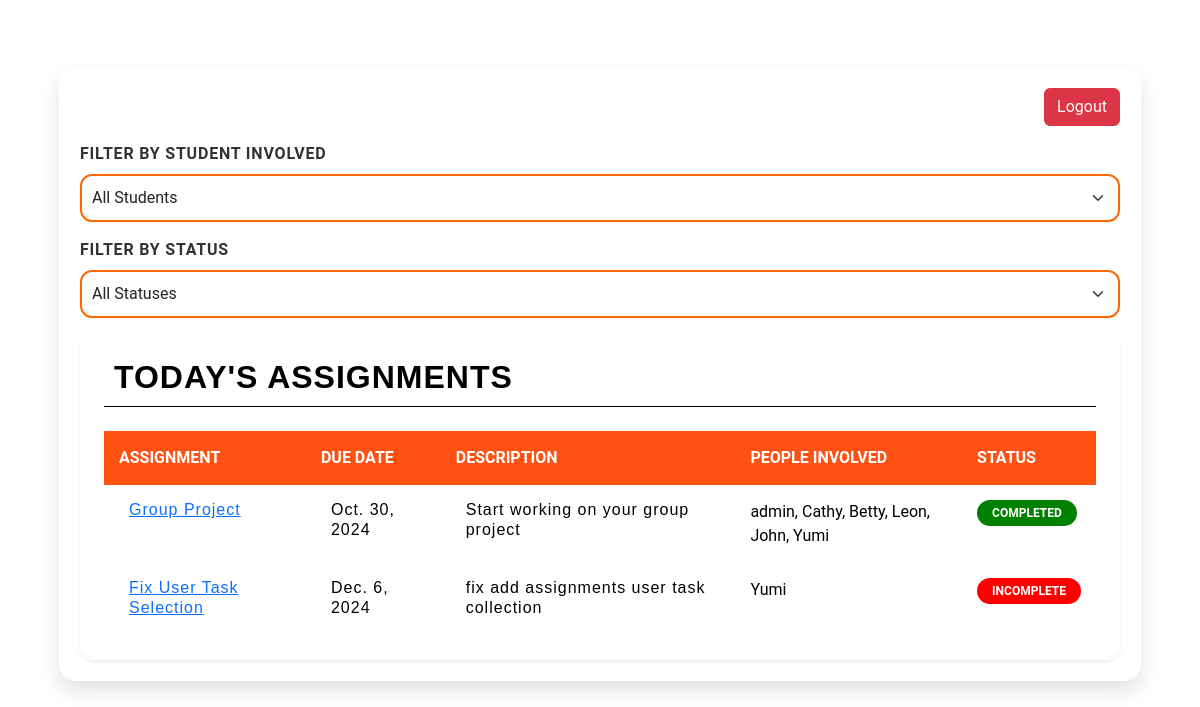
/all_assignments/, run on an earlier commit of the app's database.
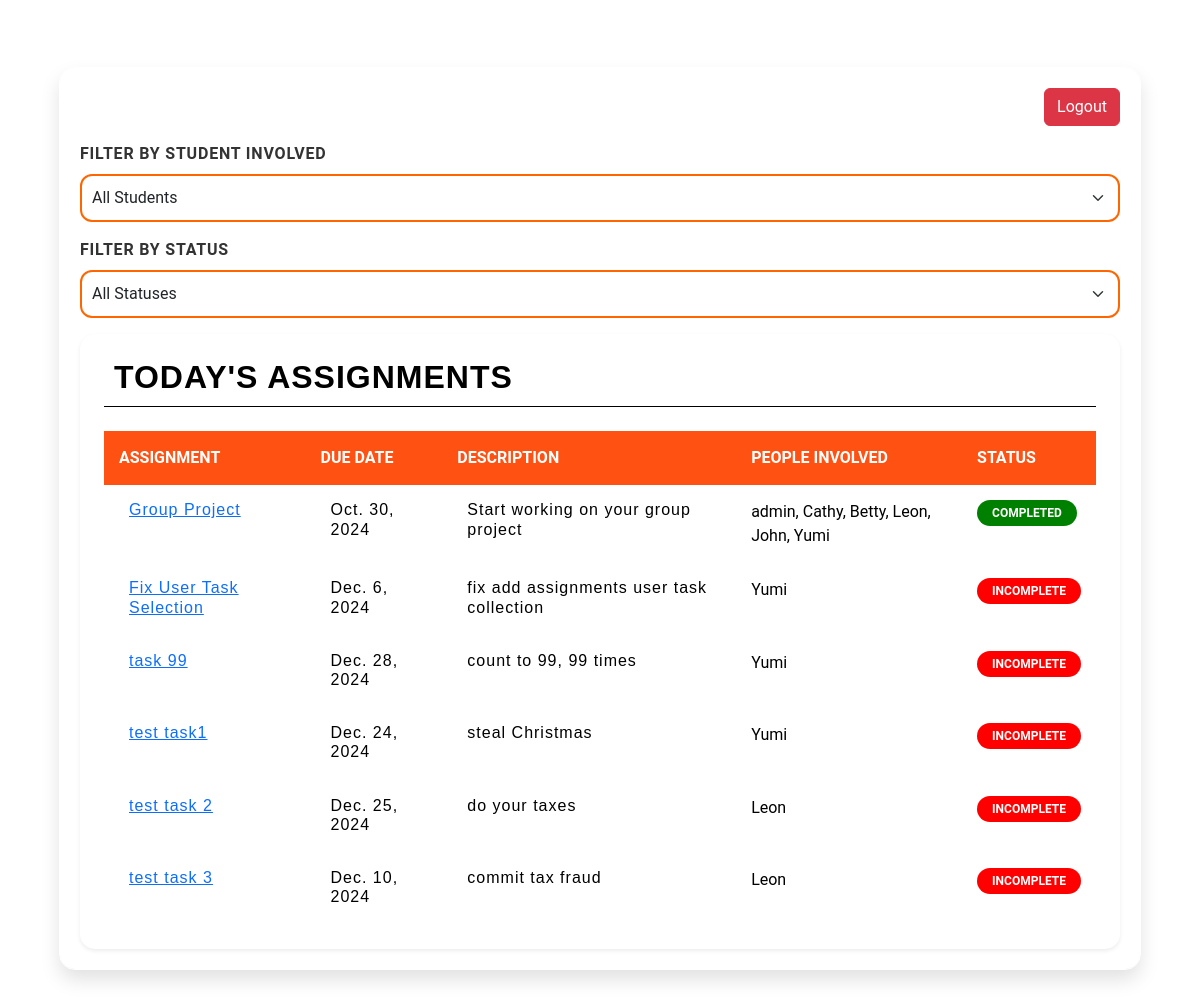
And on a later commit of the database.
### app/models.py (models this page shows)
class Assignment(models.Model):
    title = models.CharField(max_length=255)
    slug = models.SlugField(unique=True)
    description = models.TextField()
    due_date = models.DateField()
    completed = models.BooleanField(default=False)
    people_involved = models.ManyToManyField(settings.AUTH_USER_MODEL, related_name='assignments')

class CustomUser(AbstractUser):
    is_admin = models.BooleanField(default=False)

### app/views.py (the view)
# urls.py: path('all_assignments/', views.all_assignments_view, name='all_assignments'),
def all_assignments_view(request):
    assignments = Assignment.objects.all()
    students = CustomUser.objects.all()
    return render(request, 'all_assignments.html', {'assignments': assignments, 'students': students, 'role': 'user'})

### app/templates/all_assignments.html (shortened to what this page needs)
{% extends 'base.html' %}
{% load static %}
{% block styler %}
<link rel="stylesheet" href="{% static 'css/all_assignments.css' %}">
{% endblock %}
{% block content %}
<section class="py-3 py-md-5">
    <div class="container">
      <div class="d-flex mb-3">
        <a href="{% url 'logout' %}" class="btn btn-danger ms-auto">Logout</a>
      </div>
      <div class="mb-3">
        <label for="studentFilter" class="form-label">Filter by Student Involved</label>
        <select id="studentFilter" class="form-select">
          <option value="">All Students</option>
        </select>
      </div>
      <div class="mb-3">
        <label for="statusFilter" class="form-label">Filter by Status</label>
        <select id="statusFilter" class="form-select">
          <option value="">All Statuses</option>
        </select>
      </div>
      <div class="row justify-content-center">
        <div class="col-12 col-lg-10 col-xl-12">
          <div class="card widget-card border-light shadow-sm">
            <div class="card-body p-4">
              <h5 class="card-title widget-card-title mb-4">Today's Assignments</h5>
              <div class="table-responsive">
                <table class="table table-borderless text-start m-0">
                  <thead>
                    <tr>
                      <th>Assignment</th>
                      <th>Due Date</th>
                      <th>Description</th>
                      <th>People Involved</th>
                      <th>Status</th>
                    </tr>
                  </thead>
                  <tbody id="taskList">
                    {% for assignment in assignments %}
                    <tr data-students="{% for user in assignment.people_involved.all %}{{ user.username }}{% if not forloop.last %},{% endif %}{% endfor %}" data-status="{% if assignment.completed %}completed{% else %}incomplete{% endif %}">
                      <td>
                        <h6 class="mb-1">
                          <a href="{% url 'assignment' assignment.slug %}">{{ assignment.title }}</a>
                        </h6>
                      </td>
                      <td>
                        <h6 class="mb-1">{{ assignment.due_date }}</h6>
                      </td>
                      <td>
                        <h6 class="mb-1">{{ assignment.description }}</h6>
                      </td>
                      <td>
                        <span>
                          {% for user in assignment.people_involved.all %}
                            {{ user.username }}{% if not forloop.last %}, {% endif %}
                          {% endfor %}
                        </span>
                      </td>
                      <td>
                        {% if assignment.completed %}
                          <span class="badge rounded-pill bg-success">Completed</span>
                        {% else %}
                          <span class="badge rounded-pill bg-danger">Incomplete</span>
                        {% endif %}
                      </td>
                    </tr>
                    {% endfor %}
                  </tbody>
                </table>
              </div>
            </div>
          </div>
        </div>
      </div>
    </div>
</section>
{% endblock %}

What changed in the data, as far as the page shows it:
added Assignment: title "task 99", due_date "Dec. 28, 2024", description "count to 99, 99 times", completed "INCOMPLETE", CustomUser (username "Yumi")
added Assignment: title "test task1", due_date "Dec. 24, 2024", description "steal Christmas", completed "INCOMPLETE", CustomUser (username "Yumi")
added Assignment: title "test task 2", due_date "Dec. 25, 2024", description "do your taxes", completed "INCOMPLETE", CustomUser (username "Leon")
added Assignment: title "test task 3", due_date "Dec. 10, 2024", description "commit tax fraud", completed "INCOMPLETE", CustomUser (username "Leon")
